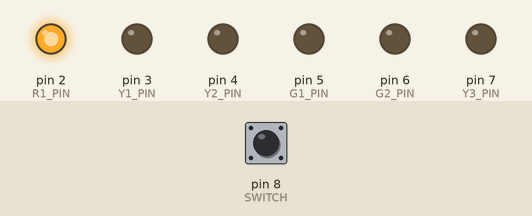
Recording of a sketch running on a simulated Arduino Uno, built with avr-gcc and run on an emulated ATmega328P. Shown: output pins drawn as LEDs (lit = HIGH). Inputs (shaded band) come from the test bench; at power-on: pin 8 (SWITCH) HIGH.

Above: at 0.3 s.
At 1.7 s:
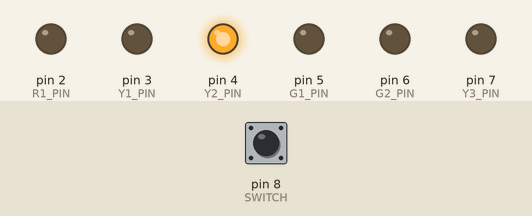
At 2.5 s:
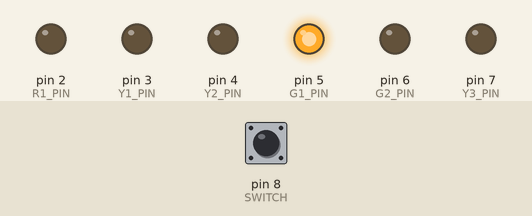
At 3.2 s:
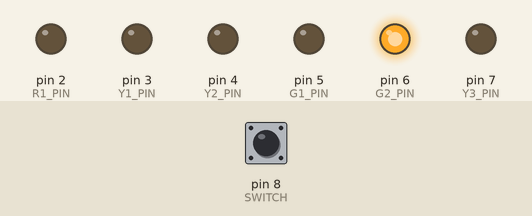
At 4.6 s:
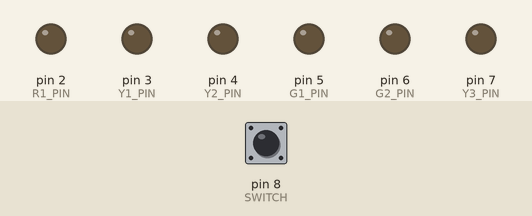
At 6.0 s:
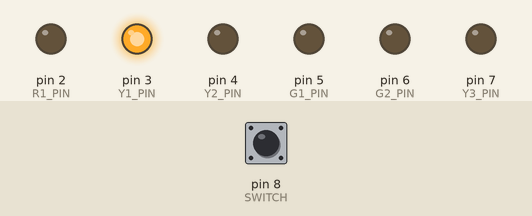
Timing chart, 0 to 6.5 s (numbered marks = the images above):
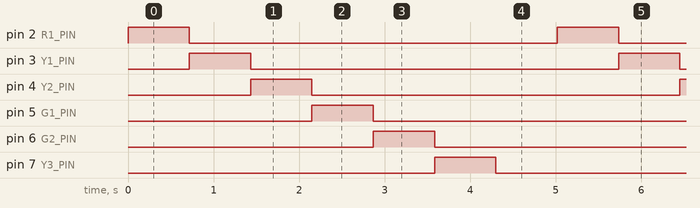

The sketch:

LED_switch_for_6_led.ino
```cpp
#define R1_PIN 2
#define Y1_PIN 3
#define Y2_PIN 4
#define G1_PIN 5
#define G2_PIN 6
#define Y3_PIN 7
#define SWITCH 8
int LED_blink=700;
int switch_read;
int LED_sequence=1;


int delay_timer(int miliseconds)
{
int count = 0;
while (1)
{
if(TCNT0>=16)
{
TCNT0 =0;
count++;
if(count==miliseconds)
{
count=0;
break;
}
}
}
return 0;
}
void setup() {
pinMode(R1_PIN, OUTPUT);
pinMode(Y1_PIN, OUTPUT);
pinMode(Y2_PIN, OUTPUT);
pinMode(G1_PIN, OUTPUT);
pinMode(G2_PIN, OUTPUT);
pinMode(Y3_PIN, OUTPUT);
pinMode(SWITCH, INPUT);

TCCR0A=0b00000000;
TCCR0B=0b00000101;
TCNT0=0;
}


void loop() {
switch_read=digitalRead(SWITCH);
if (switch_read==LOW){
LED_sequence=!LED_sequence;
}

if (LED_sequence==1){

digitalWrite(R1_PIN, HIGH);
delay_timer(LED_blink);
digitalWrite(R1_PIN, LOW);


digitalWrite(Y1_PIN, HIGH);
delay_timer(LED_blink);
digitalWrite (Y1_PIN, LOW);


digitalWrite(Y2_PIN, HIGH);
delay_timer(LED_blink);
digitalWrite(Y2_PIN, LOW);


digitalWrite(G1_PIN, HIGH);
delay_timer(LED_blink);
digitalWrite(G1_PIN, LOW);


digitalWrite(G2_PIN, HIGH);
delay_timer(LED_blink);
digitalWrite(G2_PIN, LOW);


digitalWrite(Y3_PIN, HIGH);
delay_timer(LED_blink);
digitalWrite(Y3_PIN, LOW);


delay_timer(LED_blink);
}

else {
digitalWrite(Y3_PIN, HIGH);
delay_timer (LED_blink);
digitalWrite(Y3_PIN, LOW);


digitalWrite(G2_PIN, HIGH);
delay_timer(LED_blink);
digitalWrite(G2_PIN, LOW);


digitalWrite(G1_PIN, HIGH);
delay_timer(LED_blink);
digitalWrite(G1_PIN, LOW);


digitalWrite(Y2_PIN, HIGH);
delay_timer(LED_blink);
digitalWrite(Y2_PIN, LOW);


digitalWrite(Y1_PIN, HIGH);
delay_timer(LED_blink);
digitalWrite(Y1_PIN, LOW);


digitalWrite(R1_PIN, HIGH);
delay_timer(LED_blink);
digitalWrite(R1_PIN, LOW);


delay_timer(LED_blink);
}
}
```

Measured:
- by itself, pin 2 (R1_PIN), pin 3 (Y1_PIN), pin 4 (Y2_PIN), pin 5 (G1_PIN), pin 6 (G2_PIN), pin 7 (Y3_PIN): alternates HIGH for 0.72 s and LOW for 4.3 s
- by itself, everything shown: repeats every 5.0 s, in 7 steps
